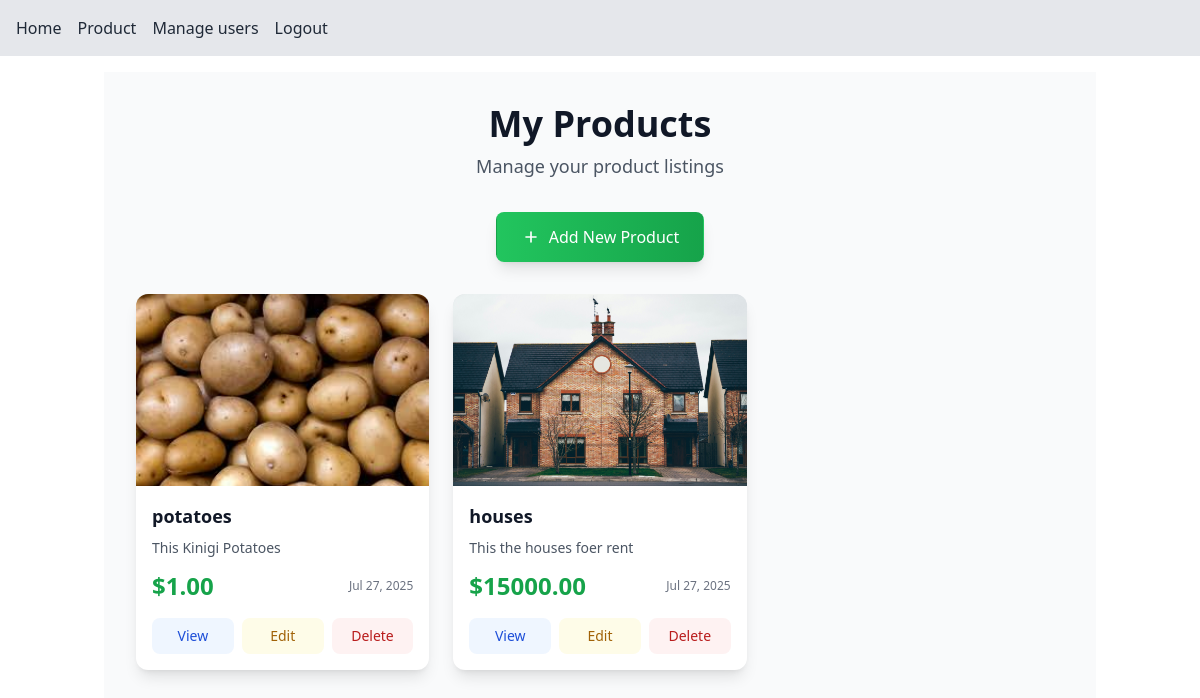
The app's page /products/ (signed in) with its own data.
### product/models.py (models this page shows, shortened)
class Product(models.Model):
    name = models.CharField(max_length=100)
    image = models.ImageField(upload_to='images/products/')
    description = models.TextField()
    price = models.DecimalField(max_digits=10, decimal_places=2)
    user = models.ForeignKey(settings.AUTH_USER_MODEL, on_delete=models.CASCADE, related_name='products')
    created_at = models.DateTimeField(auto_now_add=True)
    updated_at = models.DateTimeField(auto_now=True)

### product/views.py (the view)
# urls.py: path('', views.product_list, name='product_list'),
@login_required
def product_list(request):
    if not request.user.role=='seller':
        products = Product.objects.all().order_by('-created_at')
    else:
         products = Product.objects.filter(user=request.user).order_by('-created_at')
    paginator = Paginator(products, 12)  # Show 12 products per page
    page_number = request.GET.get('page')
    page_obj = paginator.get_page(page_number)
    return render(request, 'product/product_list.html', {'page_obj': page_obj})

### product/templates/product/product_list.html (shortened to what this page needs)
{% extends "base.html" %}
{% block content %}
    <div class="min-h-screen bg-gray-50 py-8 px-4 sm:px-6 lg:px-8">
        <div class="max-w-7xl mx-auto">
            <div class="text-center mb-8">
                <h1 class="text-4xl font-extrabold text-gray-900">My Products</h1>
                <p class="mt-2 text-lg text-gray-600">Manage your product listings</p>
            </div>
            <div class="mb-8 text-center">
                <a href="{% url 'add_product' %}" class="inline-flex items-center px-6 py-3 border border-transparent text-base font-medium rounded-lg text-white bg-gradient-to-r from-green-500 to-green-600 hover:from-green-600 hover:to-green-700 focus:outline-none focus:ring-2 focus:ring-offset-2 focus:ring-green-500 transition duration-300 ease-in-out transform hover:scale-105 shadow-lg">
                    <svg class="w-5 h-5 mr-2" fill="none" stroke="currentColor" viewBox="0 0 24 24">
                        <path stroke-linecap="round" stroke-linejoin="round" stroke-width="2" d="M12 6v6m0 0v6m0-6h6m-6 0H6"></path>
                    </svg>
                    Add New Product
                </a>
            </div>
            {% if page_obj %}
                <div class="grid grid-cols-1 sm:grid-cols-2 lg:grid-cols-3 xl:grid-cols-4 gap-6">
                    {% for product in page_obj %}
                        <div class="bg-white rounded-xl shadow-lg overflow-hidden hover:shadow-xl transition-shadow duration-300">
                            <div class="aspect-w-1 aspect-h-1 w-full h-48 bg-gray-200">
                                {% if product.image %}
                                    <img src="{{ product.image.url }}" alt="{{ product.name }}" class="w-full h-full object-cover">
                                {% endif %}
                            </div>
                            <div class="p-4">
                                <h3 class="text-lg font-semibold text-gray-900 mb-2 truncate">{{ product.name }}</h3>
                                <p class="text-gray-600 text-sm mb-3 line-clamp-2">{{ product.description|truncatewords:15 }}</p>
                                <div class="flex items-center justify-between">
                                    <span class="text-2xl font-bold text-green-600">${{ product.price }}</span>
                                    <span class="text-xs text-gray-500">{{ product.created_at|date:"M d, Y" }}</span>
                                </div>
                            </div>
                            <div class="px-4 pb-4 flex space-x-2">
                                <a href="{% url 'product_detail' product.id %}" class="flex-1 text-center px-3 py-2 bg-blue-50 text-blue-700 text-sm font-medium rounded-lg hover:bg-blue-100 transition duration-200">
                                    View
                                </a>
                                <a href="{% url 'edit_product' product.id %}" class="flex-1 text-center px-3 py-2 bg-yellow-50 text-yellow-700 text-sm font-medium rounded-lg hover:bg-yellow-100 transition duration-200">
                                    Edit
                                </a>
                                <a href="{% url 'delete_product' product.id %}" class="flex-1 text-center px-3 py-2 bg-red-50 text-red-700 text-sm font-medium rounded-lg hover:bg-red-100 transition duration-200">
                                    Delete
                                </a>
                            </div>
                        </div>
                    {% endfor %}
                </div>
            {% endif %}
        </div>
    </div>
{% endblock %}

### records on screen
Product: image (picture), name "potatoes", description "This Kinigi Potatoes", price "1.00", created_at "Jul 27, 2025"
Product: image (picture), name "houses", description "This the houses foer rent", price "15000.00", created_at "Jul 27, 2025"
